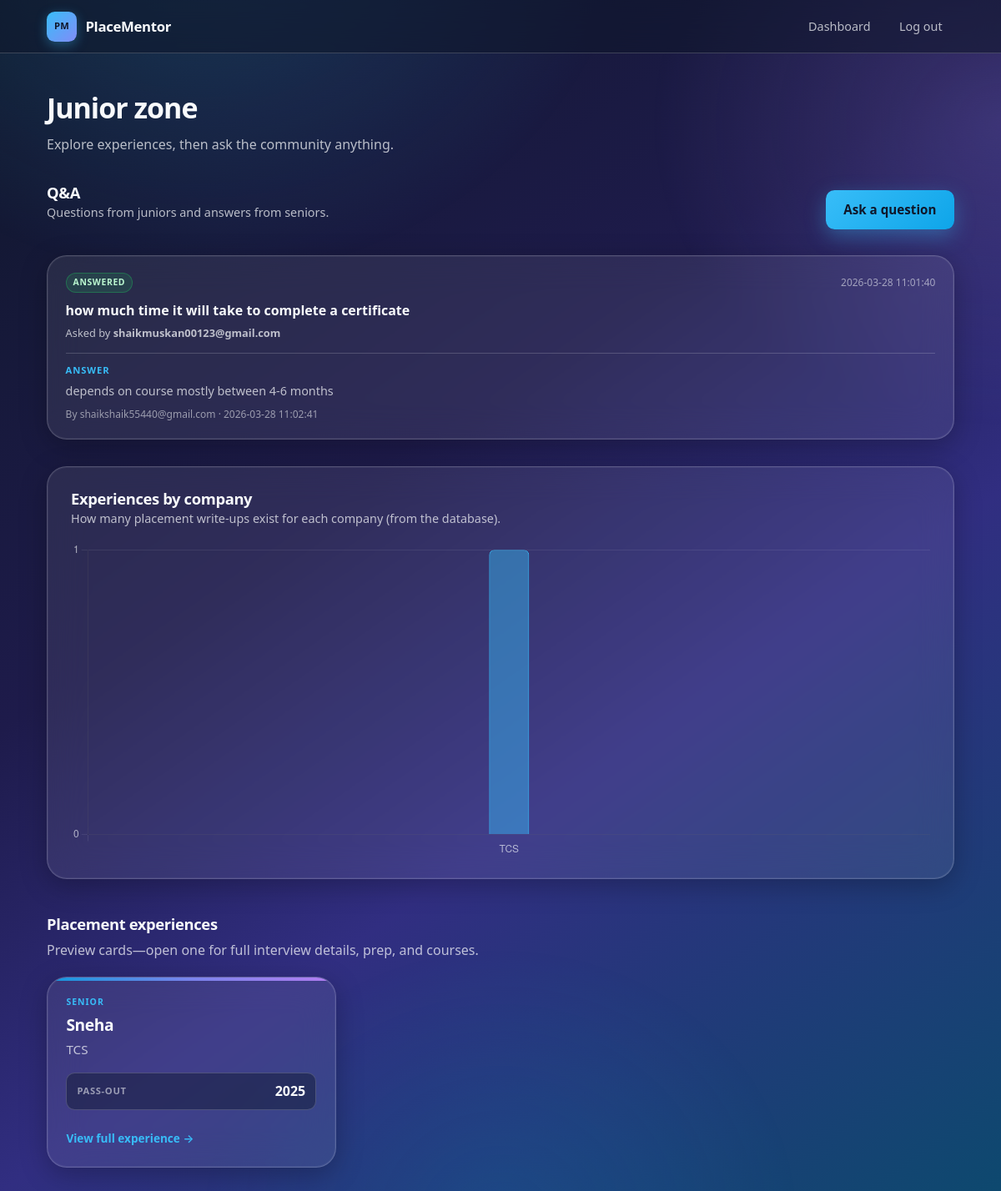
Screenshot of /junior with the database file from the repository.
### tables this page shows
CREATE TABLE queries (
            id INTEGER PRIMARY KEY AUTOINCREMENT,
            question TEXT NOT NULL,
            asked_by INTEGER NOT NULL,
            created_at TEXT NOT NULL DEFAULT (datetime('now')),
            answer TEXT,
            answered_by INTEGER,
            answered_at TEXT,
            FOREIGN KEY (asked_by) REFERENCES users(id),
            FOREIGN KEY (answered_by) REFERENCES users(id)
        );

CREATE TABLE users (
            id INTEGER PRIMARY KEY AUTOINCREMENT,
            username TEXT UNIQUE NOT NULL,
            password TEXT NOT NULL
        );

CREATE TABLE experience (
            id INTEGER PRIMARY KEY AUTOINCREMENT,
            company TEXT NOT NULL,
            role TEXT NOT NULL,
            questions TEXT,
            prep TEXT,
            courses TEXT
        , senior_name TEXT NOT NULL DEFAULT '', passout_year INTEGER, "user" TEXT);

### app.py (the view)
    @app.route("/junior")
    def junior():
        experiences = fetch_all_experiences()
        queries = fetch_queries()
        chart_labels, chart_counts = fetch_experience_count_by_company()
        chart_data = {"labels": chart_labels, "counts": chart_counts}
        return render_template(
            "junior.html",
            experiences=experiences,
            queries=queries,
            chart_data=chart_data,
        )

### database.py (called while the page is built)
def connect_db() -> sqlite3.Connection:
    conn = sqlite3.connect(DB_NAME)
    conn.row_factory = sqlite3.Row
    return conn

@contextmanager
def db_connection():
    conn = connect_db()
    try:
        yield conn
    finally:
        conn.close()

def fetch_queries(limit: int | None = None, unanswered_first: bool = False):
    order = "ORDER BY q.created_at DESC"
    if unanswered_first:
        order = """
        ORDER BY CASE WHEN q.answer IS NULL OR TRIM(q.answer) = '' THEN 0 ELSE 1 END,
                 q.created_at DESC
        """
    sql = f"""
        SELECT q.id, q.question, q.answer, q.created_at, q.answered_at,
               u.username AS asker_name,
               ans.username AS answerer_name
        FROM queries q
        JOIN users u ON u.id = q.asked_by
        LEFT JOIN users ans ON ans.id = q.answered_by
        {order}
    """
    with db_connection() as conn:
        cur = conn.cursor()
        cur.execute(sql)
        rows = cur.fetchall()
    if limit is not None:
        rows = rows[:limit]
    return rows

def fetch_experience_count_by_company() -> tuple[list[str], list[int]]:
    with db_connection() as conn:
        cur = conn.cursor()
        cur.execute(
            """
            SELECT MIN(TRIM(company)) AS company, COUNT(*) AS cnt
            FROM experience
            GROUP BY LOWER(TRIM(company))
            ORDER BY cnt DESC, company ASC
            """
        )
        rows = cur.fetchall()
    labels = [r["company"] for r in rows]
    counts = [r["cnt"] for r in rows]
    return labels, counts

def fetch_all_experiences():
    with db_connection() as conn:
        cur = conn.cursor()
        cur.execute("SELECT * FROM experience ORDER BY id DESC")
        return cur.fetchall()

### templates/junior.html (shortened to what this page needs)
<!DOCTYPE html>
<html lang="en">
<head>
    <link rel="stylesheet" href="{{ url_for('static', filename='style.css') }}" />
</head>
<body class="gradient-bg saas-body">
    <header class="navbar">
        <div class="navbar-inner">
            <a href="{{ url_for('dashboard') }}" class="navbar-brand">
                <span class="navbar-logo">PM</span>
                <span class="navbar-title">PlaceMentor</span>
            </a>
            <nav class="navbar-nav" aria-label="Main">
                <a href="{{ url_for('dashboard') }}" class="nav-link">Dashboard</a>
                <a href="{{ url_for('logout') }}" class="nav-link">Log out</a>
            </nav>
        </div>
    </header>
    <main class="main-junior">
        <div class="container junior-container">
            <header class="dashboard-header">
                <h1 class="page-title">Junior zone</h1>
                <p class="page-subtitle">Explore experiences, then ask the community anything.</p>
            </header>
            <section class="queries-panel queries-panel--junior" aria-labelledby="junior-queries-heading">
                <div class="queries-panel-row">
                    <div>
                        <h2 id="junior-queries-heading" class="section-title-bar">Q&amp;A</h2>
                        <p class="queries-panel-lead">Questions from juniors and answers from seniors.</p>
                    </div>
                    <a href="{{ url_for('query_ask') }}" class="btn btn-primary">Ask a question</a>
                </div>
                {% if queries %}
                <ul class="query-cards">
                    {% for q in queries %}
                    <li class="glass-card query-card">
                        <div class="query-card-top">
                            <span class="query-badge {% if q.answer and q.answer.strip() %}query-badge--answered{% else %}query-badge--open{% endif %}">
                                {% if q.answer and q.answer.strip() %}Answered{% else %}Awaiting answer{% endif %}
                            </span>
                            <span class="query-card-date">{{ q.created_at }}</span>
                        </div>
                        <p class="query-card-question">{{ q.question }}</p>
                        <p class="query-card-asker">Asked by <strong>{{ q.asker_name }}</strong></p>
                        {% if q.answer and q.answer.strip() %}
                        <div class="query-card-answer">
                            <h3 class="query-answer-label">Answer</h3>
                            <p class="query-answer-body">{{ q.answer }}</p>
                            <p class="query-card-meta">By {{ q.answerer_name or 'Senior' }} {% if q.answered_at %}· {{ q.answered_at }}{% endif %}</p>
                        </div>
                        {% endif %}
                    </li>
                    {% endfor %}
                </ul>
                {% else %}
                <p class="empty-state">No questions yet. Be the first to ask.</p>
                {% endif %}
            </section>
            <section class="chart-section glass-card" aria-labelledby="chart-heading">
                <h2 id="chart-heading" class="section-title-bar">Experiences by company</h2>
                <p class="queries-panel-lead chart-section-lead">How many placement write-ups exist for each company (from the database).</p>
                {% if chart_data.labels and chart_data.counts %}
                <div class="chart-wrap">
                    <canvas id="experienceByCompanyChart" height="120"></canvas>
                </div>
                {% else %}
                <p class="empty-state empty-state--inline">No experience data yet. Charts appear once seniors upload experiences.</p>
                {% endif %}
            </section>
            <h2 class="section-title-bar section-title-bar--spaced">Placement experiences</h2>
            <p class="page-subtitle junior-exp-lead">Preview cards—open one for full interview details, prep, and courses.</p>
            {% if experiences %}
            <div class="cards-grid cards-grid--previews">
                {% for exp in experiences %}
                <a href="{{ url_for('view_experience', experience_id=exp.id) }}" class="experience-preview-card glass-card">
                    <div class="experience-preview-accent" aria-hidden="true"></div>
                    <div class="experience-preview-inner">
                        <p class="experience-preview-label">Senior</p>
                        <h2 class="experience-preview-name">{{ exp.senior_name if exp.senior_name else 'Anonymous' }}</h2>
                        <p class="experience-preview-company">{{ exp.company }}</p>
                        <p class="experience-preview-year">
                            <span class="experience-preview-year-label">Pass-out</span>
                            <span class="experience-preview-year-value">{% if exp.passout_year %}{{ exp.passout_year }}{% else %}—{% endif %}</span>
                        </p>
                        <span class="experience-preview-cta">View full experience →</span>
                    </div>
                </a>
                {% endfor %}
            </div>
            {% else %}
            <p class="empty-state">No experiences shared yet. Check back soon.</p>
            {% endif %}
        </div>
    </main>
    {% if chart_data.labels and chart_data.counts %}
    <script>
        (function () {
            var payload = {{ chart_data | tojson }};
            var ctx = document.getElementById("experienceByCompanyChart");
            if (!ctx || !payload.labels.length) return;
            var accent = "56, 189, 248";
            var grid = "rgba(255, 255, 255, 0.08)";
            new Chart(ctx, {
                type: "bar",
                data: {
                    labels: payload.labels,
                    datasets: [{
                        label: "Experiences",
                        data: payload.counts,
                        backgroundColor: payload.labels.map(function (_, i) {
                            var a = 0.45 + (i % 5) * 0.1;
                            return "rgba(" + accent + ", " + a + ")";
                        }),
                        borderColor: "rgba(" + accent + ", 0.95)",
                        borderWidth: 1,
                        borderRadius: 6,
                        maxBarThickness: 48
                    }]
                },
                options: {
                    responsive: true,
                    maintainAspectRatio: true,
                    aspectRatio: 2,
                    plugins: {
                        legend: { display: false },
                        tooltip: {
                            backgroundColor: "rgba(15, 23, 42, 0.92)",
                            titleColor: "#f8fafc",
                            bodyColor: "#e2e8f0",
                            borderColor: "rgba(148, 163, 184, 0.35)",
                            borderWidth: 1
                        }
                    },
                    scales: {
                        x: {
                            grid: { color: grid },
                            ticks: {
                                color: "rgba(248, 250, 252, 0.65)",
                                maxRotation: 45,
                                minRotation: 0
                            }
                        },
                        y: {
                            beginAtZero: true,
                            ticks: {
                                stepSize: 1,
                                color: "rgba(248, 250, 252, 0.65)"
                            },
                            grid: { color: grid }
                        }
                    }
                }
            });
        })();
    </script>
    {% endif %}
</body>
</html>

### rows the page displays
queries: shows "ANSWERED", created_at "2026-03-28 11:01:40", question "how much time it will take to complete a certificate", asker_name "shaikmuskan00123@gmail.com", answer "depends on course mostly between 4-6 months", username "shaikshaik55440@gmail.com", answered_at "2026-03-28 11:02:41"
experience: senior_name "Sneha", company "TCS", passout_year "2025"
